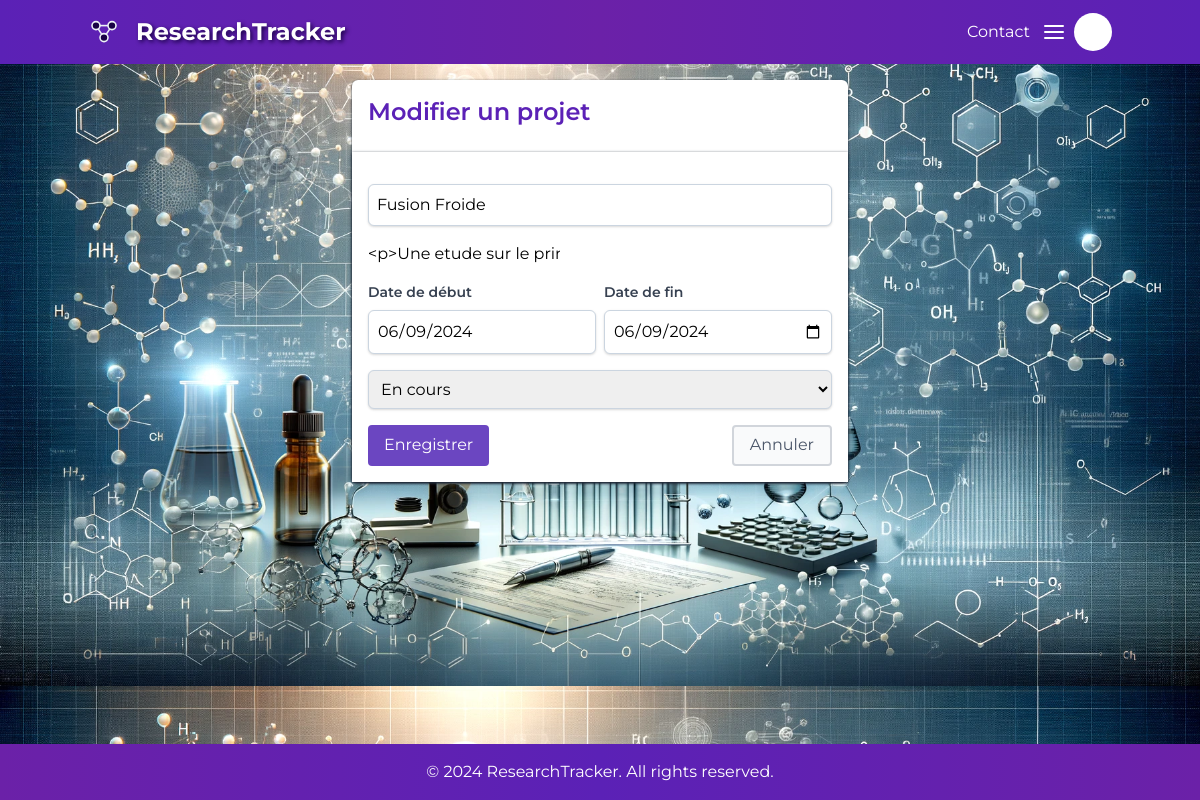
/projets/edit/1/, run on an earlier commit of the app's database.
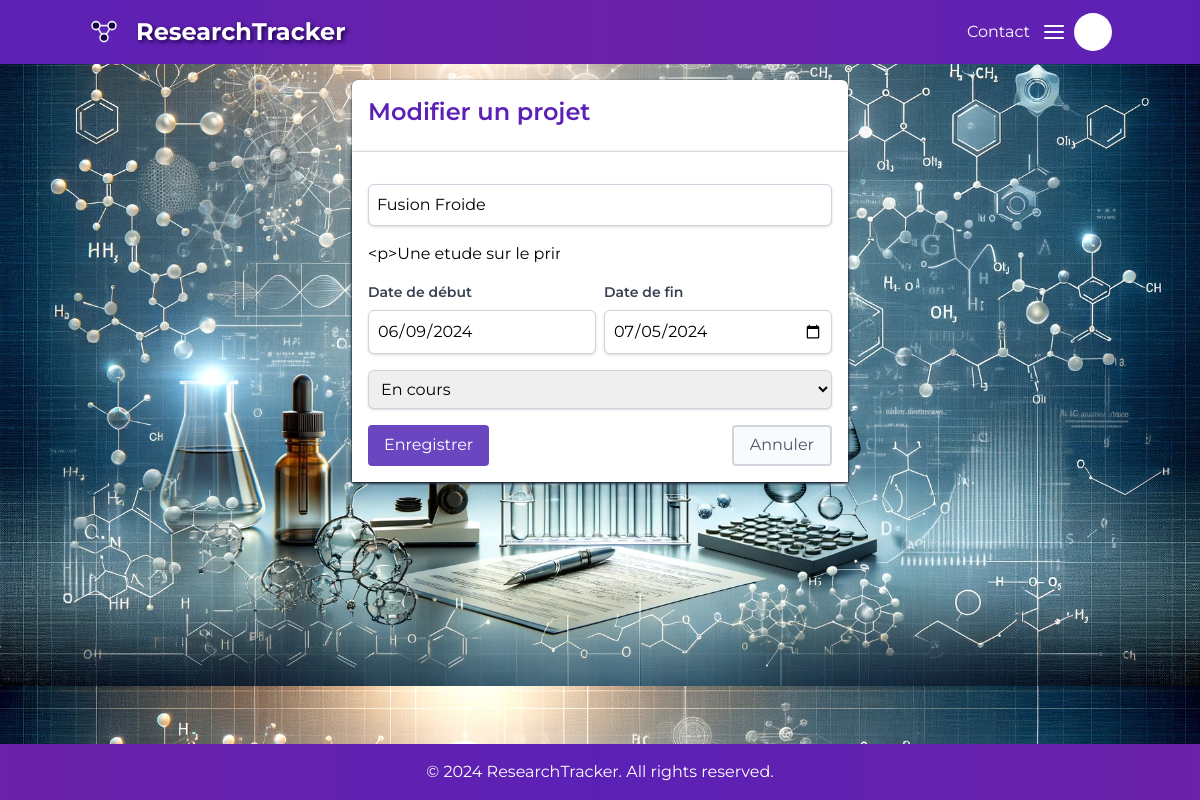
And on a later commit of the database.
### projects/models.py (models this page shows, shortened)
class Project(models.Model):
    STATUS_CHOICES = [
        ('in_progress', 'En cours'),
        ('published', 'Publié'),
        ('rejected', 'Rejeté'),
        ('corrected', 'Corrigé'),
    ]
    user = models.ForeignKey(settings.AUTH_USER_MODEL, related_name='owned_projects', on_delete=models.CASCADE)
    collaborators = models.ManyToManyField(settings.AUTH_USER_MODEL, related_name='collaborative_projects', blank=True)
    title = models.CharField(max_length=200)
    description = CKEditor5Field(blank=True, null=True)
    start_date = models.DateField()
    end_date = models.DateField()
    status = models.CharField(max_length=20, choices=STATUS_CHOICES, default='in_progress')
    class Meta:
        verbose_name = 'Projet'
        verbose_name_plural = 'Projets'

### projects/views.py (the view)
# urls.py: path('edit/<int:pk>/', ProjectUpdateView.as_view(), name='project-edit'),
class ProjectUpdateView(UpdateView):
    model = Project
    form_class = ProjectForm
    template_name = 'projects/project_form.html'
    success_url = reverse_lazy('project-list')
    def get_context_data(self, **kwargs):
        context = super().get_context_data(**kwargs)
        context['action'] = 'Modifier un projet'
        return context

### projects/templates/projects/project_form.html (shortened to what this page needs)
{% extends "base.html" %}
{% load static %}
{% block content %}
    <div class="container mx-auto mt-1 w-1/2 rounded-md bg-white shadow shadow-gray-800">
        <h1 class="text-2xl px-2 pt-4 pb-2 font-semibold text-violet-800 my-4 mx-2">{{ action }}</h1>
        <form method="post" class="space-y-4 bg-white shadow shadow-gray-800 p-4 ">
            <div>
                {{ form.title }}
            </div>
            <div>
                {{ form.description|safe }}
            </div>
            <div class="mb-4 flex items-center">
                <div class="w-1/2 mr-2">
                    <label class="block text-gray-700 text-sm font-semibold mb-2" for="id_start_date">Date de
                        début</label>
                    {{ form.start_date }}
                </div>
                <div class="w-1/2">
                    <label class="block text-gray-700 text-sm font-semibold mb-2" for="id_end_date">Date de fin</label>
                    {{ form.end_date }}
                </div>
            </div>
            <div>
                {{ form.status }}
            </div>
            <div class="flex justify-between">
                <button type="submit" class="btn-save">
                    Enregistrer
                </button>
                <a href="{% url 'project-list' %}" class="btn-cancel">
                    Annuler
                </a>
            </div>
        </form>
    </div>
{% endblock %}

What changed in the data, as far as the page shows it:
changed Project "Fusion Froide": end_date "06/09/2024" → "07/05/2024"
